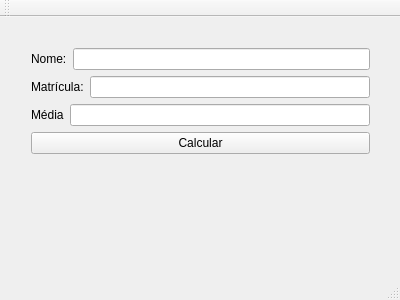
<?xml version="1.0" encoding="UTF-8"?>
<ui version="4.0">
 <class>MainWindow</class>
 <widget class="QMainWindow" name="MainWindow">
  <property name="geometry">
   <rect>
    <x>0</x>
    <y>0</y>
    <width>400</width>
    <height>300</height>
   </rect>
  </property>
  <property name="windowTitle">
   <string>MainWindow</string>
  </property>
  <widget class="QWidget" name="centralWidget">
   <widget class="QWidget" name="">
    <property name="geometry">
     <rect>
      <x>20</x>
      <y>20</y>
      <width>361</width>
      <height>201</height>
     </rect>
    </property>
    <layout class="QVBoxLayout" name="verticalLayout_3">
     <item>
      <layout class="QVBoxLayout" name="verticalLayout_2">
       <item>
        <layout class="QVBoxLayout" name="verticalLayout">
         <item>
          <layout class="QHBoxLayout" name="horizontalLayout">
           <item>
            <widget class="QLabel" name="label">
             <property name="text">
              <string>Nome:</string>
             </property>
            </widget>
           </item>
           <item>
            <widget class="QLineEdit" name="input_nome"/>
           </item>
          </layout>
         </item>
         <item>
          <layout class="QHBoxLayout" name="horizontalLayout_2">
           <item>
            <widget class="QLabel" name="label_2">
             <property name="text">
              <string>Matrícula:</string>
             </property>
            </widget>
           </item>
           <item>
            <widget class="QLineEdit" name="input_mat"/>
           </item>
          </layout>
         </item>
         <item>
          <layout class="QHBoxLayout" name="horizontalLayout_3">
           <item>
            <widget class="QLabel" name="label_3">
             <property name="text">
              <string>Média</string>
             </property>
            </widget>
           </item>
           <item>
            <widget class="QLineEdit" name="input_media"/>
           </item>
          </layout>
         </item>
        </layout>
       </item>
       <item>
        <widget class="QPushButton" name="btn">
         <property name="text">
          <string>Calcular</string>
         </property>
        </widget>
       </item>
      </layout>
     </item>
     <item>
      <widget class="QLabel" name="status">
       <property name="text">
        <string/>
       </property>
      </widget>
     </item>
    </layout>
   </widget>
  </widget>
  <widget class="QMenuBar" name="menuBar">
   <property name="geometry">
    <rect>
     <x>0</x>
     <y>0</y>
     <width>400</width>
     <height>25</height>
    </rect>
   </property>
  </widget>
  <widget class="QToolBar" name="mainToolBar">
   <attribute name="toolBarArea">
    <enum>TopToolBarArea</enum>
   </attribute>
   <attribute name="toolBarBreak">
    <bool>false</bool>
   </attribute>
  </widget>
  <widget class="QStatusBar" name="statusBar"/>
 </widget>
 <layoutdefault spacing="6" margin="11"/>
 <resources/>
 <connections/>
</ui>
